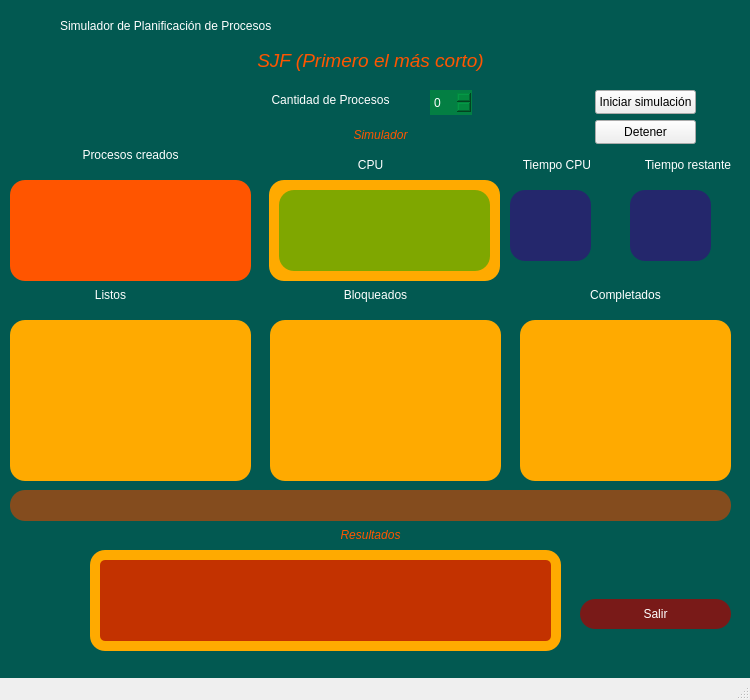
<?xml version="1.0" encoding="UTF-8"?>
<ui version="4.0">
 <class>MainWindow</class>
 <widget class="QMainWindow" name="MainWindow">
  <property name="geometry">
   <rect>
    <x>0</x>
    <y>0</y>
    <width>750</width>
    <height>700</height>
   </rect>
  </property>
  <property name="minimumSize">
   <size>
    <width>750</width>
    <height>700</height>
   </size>
  </property>
  <property name="maximumSize">
   <size>
    <width>750</width>
    <height>700</height>
   </size>
  </property>
  <property name="windowTitle">
   <string>MainWindow</string>
  </property>
  <property name="styleSheet">
   <string notr="true">QWidget#centralwidget{
	background-color: rgb(2, 89, 81);
}</string>
  </property>
  <widget class="QWidget" name="centralwidget">
   <widget class="QLabel" name="label">
    <property name="geometry">
     <rect>
      <x>60</x>
      <y>10</y>
      <width>601</width>
      <height>31</height>
     </rect>
    </property>
    <property name="styleSheet">
     <string notr="true">font: 24pt &quot;Sitka Text&quot;;
color: white;</string>
    </property>
    <property name="text">
     <string>Simulador de Planificación de Procesos</string>
    </property>
   </widget>
   <widget class="QLabel" name="label_2">
    <property name="geometry">
     <rect>
      <x>0</x>
      <y>40</y>
      <width>741</width>
      <height>41</height>
     </rect>
    </property>
    <property name="toolTip">
     <string>&lt;html&gt;&lt;head/&gt;&lt;body&gt;&lt;p align=&quot;right&quot;&gt;&lt;br/&gt;&lt;/p&gt;&lt;/body&gt;&lt;/html&gt;</string>
    </property>
    <property name="styleSheet">
     <string notr="true">font: 600 18pt &quot;Segoe UI Semibold&quot;;
color: rgb(255, 85, 0);
text-align: center;</string>
    </property>
    <property name="text">
     <string>&lt;html&gt;&lt;head/&gt;&lt;body&gt;&lt;p align=&quot;center&quot;&gt;&lt;span style=&quot; font-size:14pt; font-style:italic;&quot;&gt;SJF (Primero el más corto)&lt;/span&gt;&lt;/p&gt;&lt;/body&gt;&lt;/html&gt;</string>
    </property>
   </widget>
   <widget class="QWidget" name="widget" native="true">
    <property name="geometry">
     <rect>
      <x>580</x>
      <y>590</y>
      <width>151</width>
      <height>49</height>
     </rect>
    </property>
    <layout class="QHBoxLayout" name="horizontalLayout">
     <item>
      <widget class="QPushButton" name="salir">
       <property name="styleSheet">
        <string notr="true">font: 600 8pt &quot;Yu Gothic UI Semibold&quot;;
color: white;
border-radius: 15px;
padding: 8px;
background-color: rgba(170, 0, 0, 180);</string>
       </property>
       <property name="text">
        <string>Salir</string>
       </property>
      </widget>
     </item>
    </layout>
   </widget>
   <widget class="QLabel" name="label_7">
    <property name="geometry">
     <rect>
      <x>70</x>
      <y>280</y>
      <width>81</width>
      <height>31</height>
     </rect>
    </property>
    <property name="toolTip">
     <string>&lt;html&gt;&lt;head/&gt;&lt;body&gt;&lt;p align=&quot;right&quot;&gt;&lt;br/&gt;&lt;/p&gt;&lt;/body&gt;&lt;/html&gt;</string>
    </property>
    <property name="styleSheet">
     <string notr="true">font: 600 18pt &quot;Segoe UI Semibold&quot;;
color: white;
text-align: center;</string>
    </property>
    <property name="text">
     <string>&lt;html&gt;&lt;head/&gt;&lt;body&gt;&lt;p align=&quot;center&quot;&gt;Listos&lt;/p&gt;&lt;/body&gt;&lt;/html&gt;</string>
    </property>
   </widget>
   <widget class="QLabel" name="label_9">
    <property name="geometry">
     <rect>
      <x>310</x>
      <y>280</y>
      <width>131</width>
      <height>31</height>
     </rect>
    </property>
    <property name="toolTip">
     <string>&lt;html&gt;&lt;head/&gt;&lt;body&gt;&lt;p align=&quot;right&quot;&gt;&lt;br/&gt;&lt;/p&gt;&lt;/body&gt;&lt;/html&gt;</string>
    </property>
    <property name="styleSheet">
     <string notr="true">font: 600 18pt &quot;Segoe UI Semibold&quot;;
color: white;
text-align: center;</string>
    </property>
    <property name="text">
     <string>&lt;html&gt;&lt;head/&gt;&lt;body&gt;&lt;p align=&quot;center&quot;&gt;Bloqueados&lt;/p&gt;&lt;/body&gt;&lt;/html&gt;</string>
    </property>
   </widget>
   <widget class="QListWidget" name="listaListos">
    <property name="geometry">
     <rect>
      <x>10</x>
      <y>320</y>
      <width>241</width>
      <height>161</height>
     </rect>
    </property>
    <property name="styleSheet">
     <string notr="true">color: qlineargradient(spread:pad, x1:0, y1:0, x2:1, y2:0, stop:0 rgba(0, 25, 62, 251), stop:1 rgba(255, 255, 255, 255));
background-color: rgb(255, 170, 0);
border-radius: 15px;</string>
    </property>
   </widget>
   <widget class="QListWidget" name="listaBloqueados">
    <property name="geometry">
     <rect>
      <x>270</x>
      <y>320</y>
      <width>231</width>
      <height>161</height>
     </rect>
    </property>
    <property name="styleSheet">
     <string notr="true">color: qlineargradient(spread:pad, x1:0, y1:0, x2:1, y2:0, stop:0 rgba(0, 25, 62, 251), stop:1 rgba(255, 255, 255, 255));
background-color: rgb(255, 170, 0);
border-radius: 15px;</string>
    </property>
   </widget>
   <widget class="QListWidget" name="listaCompletados">
    <property name="geometry">
     <rect>
      <x>520</x>
      <y>320</y>
      <width>211</width>
      <height>161</height>
     </rect>
    </property>
    <property name="styleSheet">
     <string notr="true">color: qlineargradient(spread:pad, x1:0, y1:0, x2:1, y2:0, stop:0 rgba(0, 25, 62, 251), stop:1 rgba(255, 255, 255, 255));
background-color: rgb(255, 170, 0);
border-radius: 15px;</string>
    </property>
   </widget>
   <widget class="QLabel" name="label_12">
    <property name="geometry">
     <rect>
      <x>550</x>
      <y>280</y>
      <width>151</width>
      <height>31</height>
     </rect>
    </property>
    <property name="toolTip">
     <string>&lt;html&gt;&lt;head/&gt;&lt;body&gt;&lt;p align=&quot;right&quot;&gt;&lt;br/&gt;&lt;/p&gt;&lt;/body&gt;&lt;/html&gt;</string>
    </property>
    <property name="styleSheet">
     <string notr="true">font: 600 18pt &quot;Segoe UI Semibold&quot;;
color: white;
text-align: center;</string>
    </property>
    <property name="text">
     <string>&lt;html&gt;&lt;head/&gt;&lt;body&gt;&lt;p align=&quot;center&quot;&gt;Completados&lt;/p&gt;&lt;/body&gt;&lt;/html&gt;</string>
    </property>
   </widget>
   <widget class="QPushButton" name="play">
    <property name="geometry">
     <rect>
      <x>595</x>
      <y>90</y>
      <width>101</width>
      <height>24</height>
     </rect>
    </property>
    <property name="text">
     <string>Iniciar simulación</string>
    </property>
   </widget>
   <widget class="QLabel" name="label_10">
    <property name="geometry">
     <rect>
      <x>10</x>
      <y>120</y>
      <width>741</width>
      <height>31</height>
     </rect>
    </property>
    <property name="toolTip">
     <string>&lt;html&gt;&lt;head/&gt;&lt;body&gt;&lt;p align=&quot;right&quot;&gt;&lt;br/&gt;&lt;/p&gt;&lt;/body&gt;&lt;/html&gt;</string>
    </property>
    <property name="styleSheet">
     <string notr="true">font: 600 18pt &quot;Segoe UI Semibold&quot;;
color: rgb(255, 85, 0);
text-align: center;</string>
    </property>
    <property name="text">
     <string>&lt;html&gt;&lt;head/&gt;&lt;body&gt;&lt;p align=&quot;center&quot;&gt;&lt;span style=&quot; font-style:italic;&quot;&gt;Simulador&lt;/span&gt;&lt;/p&gt;&lt;/body&gt;&lt;/html&gt;</string>
    </property>
   </widget>
   <widget class="QLabel" name="label_detalles">
    <property name="geometry">
     <rect>
      <x>10</x>
      <y>490</y>
      <width>721</width>
      <height>31</height>
     </rect>
    </property>
    <property name="toolTip">
     <string>&lt;html&gt;&lt;head/&gt;&lt;body&gt;&lt;p align=&quot;right&quot;&gt;&lt;br/&gt;&lt;/p&gt;&lt;/body&gt;&lt;/html&gt;</string>
    </property>
    <property name="styleSheet">
     <string notr="true">font: 500 18pt &quot;Segoe UI Semibold&quot;;
color: white;
background-color: rgba(208, 69, 0, 160);
text-align: center;
border-radius: 15px;</string>
    </property>
    <property name="text">
     <string>&lt;html&gt;&lt;head/&gt;&lt;body&gt;&lt;p align=&quot;center&quot;&gt;&lt;br/&gt;&lt;/p&gt;&lt;/body&gt;&lt;/html&gt;</string>
    </property>
   </widget>
   <widget class="QLabel" name="label_13">
    <property name="geometry">
     <rect>
      <x>310</x>
      <y>520</y>
      <width>121</width>
      <height>31</height>
     </rect>
    </property>
    <property name="toolTip">
     <string>&lt;html&gt;&lt;head/&gt;&lt;body&gt;&lt;p align=&quot;right&quot;&gt;&lt;br/&gt;&lt;/p&gt;&lt;/body&gt;&lt;/html&gt;</string>
    </property>
    <property name="styleSheet">
     <string notr="true">font: 600 18pt &quot;Segoe UI Semibold&quot;;
color: rgb(255, 85, 0);
text-align: center;</string>
    </property>
    <property name="text">
     <string>&lt;html&gt;&lt;head/&gt;&lt;body&gt;&lt;p align=&quot;center&quot;&gt;&lt;span style=&quot; font-style:italic;&quot;&gt;Resultados&lt;/span&gt;&lt;/p&gt;&lt;/body&gt;&lt;/html&gt;</string>
    </property>
   </widget>
   <widget class="QLabel" name="label_6">
    <property name="geometry">
     <rect>
      <x>240</x>
      <y>80</y>
      <width>181</width>
      <height>41</height>
     </rect>
    </property>
    <property name="toolTip">
     <string>&lt;html&gt;&lt;head/&gt;&lt;body&gt;&lt;p align=&quot;right&quot;&gt;&lt;br/&gt;&lt;/p&gt;&lt;/body&gt;&lt;/html&gt;</string>
    </property>
    <property name="styleSheet">
     <string notr="true">font: 600 12pt &quot;Segoe UI Semibold&quot;;
color: white;
text-align: left;</string>
    </property>
    <property name="text">
     <string>&lt;html&gt;&lt;head/&gt;&lt;body&gt;&lt;p align=&quot;center&quot;&gt;Cantidad de Procesos&lt;/p&gt;&lt;/body&gt;&lt;/html&gt;</string>
    </property>
   </widget>
   <widget class="QLabel" name="label_14">
    <property name="geometry">
     <rect>
      <x>30</x>
      <y>130</y>
      <width>201</width>
      <height>51</height>
     </rect>
    </property>
    <property name="toolTip">
     <string>&lt;html&gt;&lt;head/&gt;&lt;body&gt;&lt;p align=&quot;right&quot;&gt;&lt;br/&gt;&lt;/p&gt;&lt;/body&gt;&lt;/html&gt;</string>
    </property>
    <property name="styleSheet">
     <string notr="true">font: 600 18pt &quot;Segoe UI Semibold&quot;;
color: white;
text-align: center;</string>
    </property>
    <property name="text">
     <string>&lt;html&gt;&lt;head/&gt;&lt;body&gt;&lt;p align=&quot;center&quot;&gt;Procesos creados&lt;/p&gt;&lt;/body&gt;&lt;/html&gt;</string>
    </property>
   </widget>
   <widget class="QListWidget" name="listaTodosProcesos">
    <property name="geometry">
     <rect>
      <x>10</x>
      <y>180</y>
      <width>241</width>
      <height>101</height>
     </rect>
    </property>
    <property name="styleSheet">
     <string notr="true">background-color: rgb(255, 85, 0);
border-radius: 15px;
padding: 2px;</string>
    </property>
   </widget>
   <widget class="QListWidget" name="listaPromedios">
    <property name="geometry">
     <rect>
      <x>100</x>
      <y>560</y>
      <width>451</width>
      <height>81</height>
     </rect>
    </property>
    <property name="styleSheet">
     <string notr="true">font: 600 8pt &quot;Yu Gothic UI Semibold&quot;;
color: white;
border-radius: 5px;
padding: 4px;
background-color: rgba(170, 0, 0, 180);</string>
    </property>
   </widget>
   <widget class="QSpinBox" name="cantidad">
    <property name="geometry">
     <rect>
      <x>430</x>
      <y>90</y>
      <width>42</width>
      <height>25</height>
     </rect>
    </property>
    <property name="styleSheet">
     <string notr="true">background-color: rgba(3, 140, 62, 190);
border-radius: 15px;
padding: 2px;
color: white;
font: 11pt &quot;Rockwell&quot;;
text-align: center;</string>
    </property>
   </widget>
   <widget class="QLabel" name="label_8">
    <property name="geometry">
     <rect>
      <x>330</x>
      <y>150</y>
      <width>81</width>
      <height>31</height>
     </rect>
    </property>
    <property name="toolTip">
     <string>&lt;html&gt;&lt;head/&gt;&lt;body&gt;&lt;p align=&quot;right&quot;&gt;&lt;br/&gt;&lt;/p&gt;&lt;/body&gt;&lt;/html&gt;</string>
    </property>
    <property name="styleSheet">
     <string notr="true">font: 600 18pt &quot;Segoe UI Semibold&quot;;
color: white;
text-align: center;</string>
    </property>
    <property name="text">
     <string>&lt;html&gt;&lt;head/&gt;&lt;body&gt;&lt;p align=&quot;center&quot;&gt;CPU&lt;/p&gt;&lt;/body&gt;&lt;/html&gt;</string>
    </property>
   </widget>
   <widget class="QLabel" name="tiempoRestante">
    <property name="geometry">
     <rect>
      <x>630</x>
      <y>190</y>
      <width>81</width>
      <height>71</height>
     </rect>
    </property>
    <property name="palette">
     <palette>
      <active>
       <colorrole role="WindowText">
        <brush brushstyle="SolidPattern">
         <color alpha="255">
          <red>255</red>
          <green>255</green>
          <blue>255</blue>
         </color>
        </brush>
       </colorrole>
       <colorrole role="Button">
        <brush brushstyle="SolidPattern">
         <color alpha="150">
          <red>59</red>
          <green>3</green>
          <blue>127</blue>
         </color>
        </brush>
       </colorrole>
       <colorrole role="Text">
        <brush brushstyle="SolidPattern">
         <color alpha="255">
          <red>255</red>
          <green>255</green>
          <blue>255</blue>
         </color>
        </brush>
       </colorrole>
       <colorrole role="ButtonText">
        <brush brushstyle="SolidPattern">
         <color alpha="255">
          <red>255</red>
          <green>255</green>
          <blue>255</blue>
         </color>
        </brush>
       </colorrole>
       <colorrole role="Base">
        <brush brushstyle="SolidPattern">
         <color alpha="150">
          <red>59</red>
          <green>3</green>
          <blue>127</blue>
         </color>
        </brush>
       </colorrole>
       <colorrole role="Window">
        <brush brushstyle="SolidPattern">
         <color alpha="150">
          <red>59</red>
          <green>3</green>
          <blue>127</blue>
         </color>
        </brush>
       </colorrole>
       <colorrole role="PlaceholderText">
        <brush brushstyle="SolidPattern">
         <color alpha="128">
          <red>255</red>
          <green>255</green>
          <blue>255</blue>
         </color>
        </brush>
       </colorrole>
      </active>
      <inactive>
       <colorrole role="WindowText">
        <brush brushstyle="SolidPattern">
         <color alpha="255">
          <red>255</red>
          <green>255</green>
          <blue>255</blue>
         </color>
        </brush>
       </colorrole>
       <colorrole role="Button">
        <brush brushstyle="SolidPattern">
         <color alpha="150">
          <red>59</red>
          <green>3</green>
          <blue>127</blue>
         </color>
        </brush>
       </colorrole>
       <colorrole role="Text">
        <brush brushstyle="SolidPattern">
         <color alpha="255">
          <red>255</red>
          <green>255</green>
          <blue>255</blue>
         </color>
        </brush>
       </colorrole>
       <colorrole role="ButtonText">
        <brush brushstyle="SolidPattern">
         <color alpha="255">
          <red>255</red>
          <green>255</green>
          <blue>255</blue>
         </color>
        </brush>
       </colorrole>
       <colorrole role="Base">
        <brush brushstyle="SolidPattern">
         <color alpha="150">
          <red>59</red>
          <green>3</green>
          <blue>127</blue>
         </color>
        </brush>
       </colorrole>
       <colorrole role="Window">
        <brush brushstyle="SolidPattern">
         <color alpha="150">
          <red>59</red>
          <green>3</green>
          <blue>127</blue>
         </color>
        </brush>
       </colorrole>
       <colorrole role="PlaceholderText">
        <brush brushstyle="SolidPattern">
         <color alpha="128">
          <red>255</red>
          <green>255</green>
          <blue>255</blue>
         </color>
        </brush>
       </colorrole>
      </inactive>
      <disabled>
       <colorrole role="WindowText">
        <brush brushstyle="SolidPattern">
         <color alpha="255">
          <red>255</red>
          <green>255</green>
          <blue>255</blue>
         </color>
        </brush>
       </colorrole>
       <colorrole role="Button">
        <brush brushstyle="SolidPattern">
         <color alpha="150">
          <red>59</red>
          <green>3</green>
          <blue>127</blue>
         </color>
        </brush>
       </colorrole>
       <colorrole role="Text">
        <brush brushstyle="SolidPattern">
         <color alpha="255">
          <red>255</red>
          <green>255</green>
          <blue>255</blue>
         </color>
        </brush>
       </colorrole>
       <colorrole role="ButtonText">
        <brush brushstyle="SolidPattern">
         <color alpha="255">
          <red>255</red>
          <green>255</green>
          <blue>255</blue>
         </color>
        </brush>
       </colorrole>
       <colorrole role="Base">
        <brush brushstyle="SolidPattern">
         <color alpha="150">
          <red>59</red>
          <green>3</green>
          <blue>127</blue>
         </color>
        </brush>
       </colorrole>
       <colorrole role="Window">
        <brush brushstyle="SolidPattern">
         <color alpha="150">
          <red>59</red>
          <green>3</green>
          <blue>127</blue>
         </color>
        </brush>
       </colorrole>
       <colorrole role="PlaceholderText">
        <brush brushstyle="SolidPattern">
         <color alpha="128">
          <red>255</red>
          <green>255</green>
          <blue>255</blue>
         </color>
        </brush>
       </colorrole>
      </disabled>
     </palette>
    </property>
    <property name="toolTip">
     <string>&lt;html&gt;&lt;head/&gt;&lt;body&gt;&lt;p align=&quot;right&quot;&gt;&lt;br/&gt;&lt;/p&gt;&lt;/body&gt;&lt;/html&gt;</string>
    </property>
    <property name="styleSheet">
     <string notr="true">font: 600 18pt &quot;Segoe UI Semibold&quot;;
text-align: center;
background-color: rgba(59, 3, 127, 150);
border-radius: 15px;
padding: 2px;
color: white;</string>
    </property>
    <property name="text">
     <string>&lt;html&gt;&lt;head/&gt;&lt;body&gt;&lt;p align=&quot;right&quot;&gt;&lt;br/&gt;&lt;/p&gt;&lt;/body&gt;&lt;/html&gt;</string>
    </property>
    <property name="alignment">
     <set>Qt::AlignCenter</set>
    </property>
   </widget>
   <widget class="QLabel" name="label_16">
    <property name="geometry">
     <rect>
      <x>600</x>
      <y>140</y>
      <width>131</width>
      <height>51</height>
     </rect>
    </property>
    <property name="maximumSize">
     <size>
      <width>500</width>
      <height>16777215</height>
     </size>
    </property>
    <property name="toolTip">
     <string>&lt;html&gt;&lt;head/&gt;&lt;body&gt;&lt;p align=&quot;right&quot;&gt;&lt;br/&gt;&lt;/p&gt;&lt;/body&gt;&lt;/html&gt;</string>
    </property>
    <property name="styleSheet">
     <string notr="true">font: 600 12pt &quot;Segoe UI Semibold&quot;;
color: white;
text-align: center;</string>
    </property>
    <property name="text">
     <string>&lt;html&gt;&lt;head/&gt;&lt;body&gt;&lt;p align=&quot;right&quot;&gt;&lt;span style=&quot; font-weight:400;&quot;&gt;Tiempo restante&lt;/span&gt;&lt;/p&gt;&lt;/body&gt;&lt;/html&gt;</string>
    </property>
   </widget>
   <widget class="QLabel" name="label_11">
    <property name="geometry">
     <rect>
      <x>510</x>
      <y>190</y>
      <width>81</width>
      <height>71</height>
     </rect>
    </property>
    <property name="palette">
     <palette>
      <active>
       <colorrole role="WindowText">
        <brush brushstyle="SolidPattern">
         <color alpha="255">
          <red>255</red>
          <green>255</green>
          <blue>255</blue>
         </color>
        </brush>
       </colorrole>
       <colorrole role="Button">
        <brush brushstyle="SolidPattern">
         <color alpha="150">
          <red>59</red>
          <green>3</green>
          <blue>127</blue>
         </color>
        </brush>
       </colorrole>
       <colorrole role="Text">
        <brush brushstyle="SolidPattern">
         <color alpha="255">
          <red>255</red>
          <green>255</green>
          <blue>255</blue>
         </color>
        </brush>
       </colorrole>
       <colorrole role="ButtonText">
        <brush brushstyle="SolidPattern">
         <color alpha="255">
          <red>255</red>
          <green>255</green>
          <blue>255</blue>
         </color>
        </brush>
       </colorrole>
       <colorrole role="Base">
        <brush brushstyle="SolidPattern">
         <color alpha="150">
          <red>59</red>
          <green>3</green>
          <blue>127</blue>
         </color>
        </brush>
       </colorrole>
       <colorrole role="Window">
        <brush brushstyle="SolidPattern">
         <color alpha="150">
          <red>59</red>
          <green>3</green>
          <blue>127</blue>
         </color>
        </brush>
       </colorrole>
       <colorrole role="PlaceholderText">
        <brush brushstyle="SolidPattern">
         <color alpha="128">
          <red>255</red>
          <green>255</green>
          <blue>255</blue>
         </color>
        </brush>
       </colorrole>
      </active>
      <inactive>
       <colorrole role="WindowText">
        <brush brushstyle="SolidPattern">
         <color alpha="255">
          <red>255</red>
          <green>255</green>
          <blue>255</blue>
         </color>
        </brush>
       </colorrole>
       <colorrole role="Button">
        <brush brushstyle="SolidPattern">
         <color alpha="150">
          <red>59</red>
          <green>3</green>
          <blue>127</blue>
         </color>
        </brush>
       </colorrole>
       <colorrole role="Text">
        <brush brushstyle="SolidPattern">
         <color alpha="255">
          <red>255</red>
          <green>255</green>
          <blue>255</blue>
         </color>
        </brush>
       </colorrole>
       <colorrole role="ButtonText">
        <brush brushstyle="SolidPattern">
         <color alpha="255">
          <red>255</red>
          <green>255</green>
          <blue>255</blue>
         </color>
        </brush>
       </colorrole>
       <colorrole role="Base">
        <brush brushstyle="SolidPattern">
         <color alpha="150">
          <red>59</red>
          <green>3</green>
          <blue>127</blue>
         </color>
        </brush>
       </colorrole>
       <colorrole role="Window">
        <brush brushstyle="SolidPattern">
         <color alpha="150">
          <red>59</red>
          <green>3</green>
          <blue>127</blue>
         </color>
        </brush>
       </colorrole>
       <colorrole role="PlaceholderText">
        <brush brushstyle="SolidPattern">
         <color alpha="128">
          <red>255</red>
          <green>255</green>
          <blue>255</blue>
         </color>
        </brush>
       </colorrole>
      </inactive>
      <disabled>
       <colorrole role="WindowText">
        <brush brushstyle="SolidPattern">
         <color alpha="255">
          <red>255</red>
          <green>255</green>
          <blue>255</blue>
         </color>
        </brush>
       </colorrole>
       <colorrole role="Button">
        <brush brushstyle="SolidPattern">
         <color alpha="150">
          <red>59</red>
          <green>3</green>
          <blue>127</blue>
         </color>
        </brush>
       </colorrole>
       <colorrole role="Text">
        <brush brushstyle="SolidPattern">
         <color alpha="255">
          <red>255</red>
          <green>255</green>
          <blue>255</blue>
         </color>
        </brush>
       </colorrole>
       <colorrole role="ButtonText">
        <brush brushstyle="SolidPattern">
         <color alpha="255">
          <red>255</red>
          <green>255</green>
          <blue>255</blue>
         </color>
        </brush>
       </colorrole>
       <colorrole role="Base">
        <brush brushstyle="SolidPattern">
         <color alpha="150">
          <red>59</red>
          <green>3</green>
          <blue>127</blue>
         </color>
        </brush>
       </colorrole>
       <colorrole role="Window">
        <brush brushstyle="SolidPattern">
         <color alpha="150">
          <red>59</red>
          <green>3</green>
          <blue>127</blue>
         </color>
        </brush>
       </colorrole>
       <colorrole role="PlaceholderText">
        <brush brushstyle="SolidPattern">
         <color alpha="128">
          <red>255</red>
          <green>255</green>
          <blue>255</blue>
         </color>
        </brush>
       </colorrole>
      </disabled>
     </palette>
    </property>
    <property name="toolTip">
     <string>&lt;html&gt;&lt;head/&gt;&lt;body&gt;&lt;p align=&quot;right&quot;&gt;&lt;br/&gt;&lt;/p&gt;&lt;/body&gt;&lt;/html&gt;</string>
    </property>
    <property name="styleSheet">
     <string notr="true">font: 600 18pt &quot;Segoe UI Semibold&quot;;
text-align: center;
background-color: rgba(59, 3, 127, 150);
border-radius: 15px;
padding: 2px;
color: white;
</string>
    </property>
    <property name="text">
     <string>&lt;html&gt;&lt;head/&gt;&lt;body&gt;&lt;p align=&quot;center&quot;&gt;&lt;br/&gt;&lt;/p&gt;&lt;/body&gt;&lt;/html&gt;</string>
    </property>
    <property name="alignment">
     <set>Qt::AlignCenter</set>
    </property>
   </widget>
   <widget class="QLabel" name="label_17">
    <property name="geometry">
     <rect>
      <x>500</x>
      <y>140</y>
      <width>91</width>
      <height>51</height>
     </rect>
    </property>
    <property name="maximumSize">
     <size>
      <width>500</width>
      <height>16777215</height>
     </size>
    </property>
    <property name="toolTip">
     <string>&lt;html&gt;&lt;head/&gt;&lt;body&gt;&lt;p align=&quot;right&quot;&gt;&lt;br/&gt;&lt;/p&gt;&lt;/body&gt;&lt;/html&gt;</string>
    </property>
    <property name="styleSheet">
     <string notr="true">font: 600 12pt &quot;Segoe UI Semibold&quot;;
color: white;
text-align: center;</string>
    </property>
    <property name="text">
     <string>&lt;html&gt;&lt;head/&gt;&lt;body&gt;&lt;p align=&quot;right&quot;&gt;&lt;span style=&quot; font-weight:400;&quot;&gt;Tiempo CPU&lt;/span&gt;&lt;/p&gt;&lt;/body&gt;&lt;/html&gt;</string>
    </property>
   </widget>
   <widget class="QWidget" name="widget_2" native="true">
    <property name="geometry">
     <rect>
      <x>90</x>
      <y>550</y>
      <width>471</width>
      <height>101</height>
     </rect>
    </property>
    <property name="styleSheet">
     <string notr="true">color: qlineargradient(spread:pad, x1:0, y1:0, x2:1, y2:0, stop:0 rgba(0, 25, 62, 251), stop:1 rgba(255, 255, 255, 255));
background-color: rgb(255, 170, 0);
border-radius: 15px;</string>
    </property>
   </widget>
   <widget class="QWidget" name="widget_3" native="true">
    <property name="geometry">
     <rect>
      <x>269</x>
      <y>180</y>
      <width>231</width>
      <height>101</height>
     </rect>
    </property>
    <property name="styleSheet">
     <string notr="true">color: qlineargradient(spread:pad, x1:0, y1:0, x2:1, y2:0, stop:0 rgba(0, 25, 62, 251), stop:1 rgba(255, 255, 255, 255));
background-color: rgb(255, 170, 0);
border-radius: 15px;</string>
    </property>
    <widget class="QLabel" name="label_CPU">
     <property name="geometry">
      <rect>
       <x>10</x>
       <y>10</y>
       <width>211</width>
       <height>81</height>
      </rect>
     </property>
     <property name="toolTip">
      <string>&lt;html&gt;&lt;head/&gt;&lt;body&gt;&lt;p align=&quot;right&quot;&gt;&lt;br/&gt;&lt;/p&gt;&lt;/body&gt;&lt;/html&gt;</string>
     </property>
     <property name="styleSheet">
      <string notr="true">font: 600 18pt &quot;Segoe UI Semibold&quot;;
background-color: rgba(83, 167, 0, 190);
text-align: center;
</string>
     </property>
     <property name="text">
      <string>&lt;html&gt;&lt;head/&gt;&lt;body&gt;&lt;p align=&quot;center&quot;&gt;&lt;br/&gt;&lt;/p&gt;&lt;/body&gt;&lt;/html&gt;</string>
     </property>
     <property name="alignment">
      <set>Qt::AlignCenter</set>
     </property>
    </widget>
   </widget>
   <widget class="QPushButton" name="stop">
    <property name="geometry">
     <rect>
      <x>595</x>
      <y>120</y>
      <width>101</width>
      <height>24</height>
     </rect>
    </property>
    <property name="text">
     <string>Detener</string>
    </property>
   </widget>
   <zorder>widget_3</zorder>
   <zorder>widget_2</zorder>
   <zorder>label</zorder>
   <zorder>label_2</zorder>
   <zorder>widget</zorder>
   <zorder>label_7</zorder>
   <zorder>label_9</zorder>
   <zorder>listaListos</zorder>
   <zorder>listaBloqueados</zorder>
   <zorder>listaCompletados</zorder>
   <zorder>label_12</zorder>
   <zorder>play</zorder>
   <zorder>label_10</zorder>
   <zorder>label_detalles</zorder>
   <zorder>label_13</zorder>
   <zorder>label_6</zorder>
   <zorder>label_14</zorder>
   <zorder>listaTodosProcesos</zorder>
   <zorder>cantidad</zorder>
   <zorder>label_8</zorder>
   <zorder>tiempoRestante</zorder>
   <zorder>label_16</zorder>
   <zorder>label_11</zorder>
   <zorder>label_17</zorder>
   <zorder>listaPromedios</zorder>
   <zorder>stop</zorder>
  </widget>
  <widget class="QMenuBar" name="menubar">
   <property name="geometry">
    <rect>
     <x>0</x>
     <y>0</y>
     <width>750</width>
     <height>21</height>
    </rect>
   </property>
  </widget>
  <widget class="QStatusBar" name="statusbar"/>
 </widget>
 <resources/>
 <connections/>
</ui>
